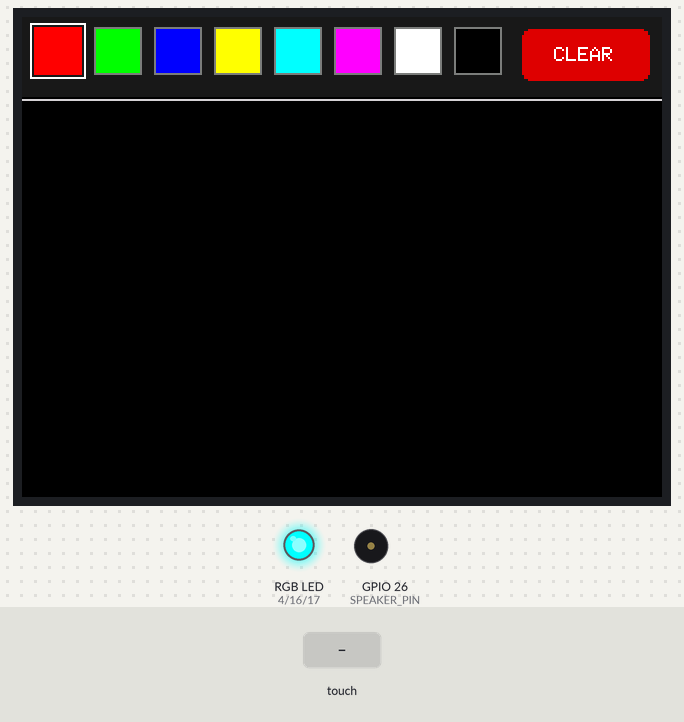
Simulated run of this sketch. Board: ESP32. On the bench: 320×240 colour display, an RGB LED mixed from three pins (HIGH = lit), buzzer (waves = sounding). Inputs (shaded band) come from the test bench.

Above: at 1.4 s.
1.5 s: touch panel pressed at 38 % / 10 % of its raw x / y range
At 2.8 s:
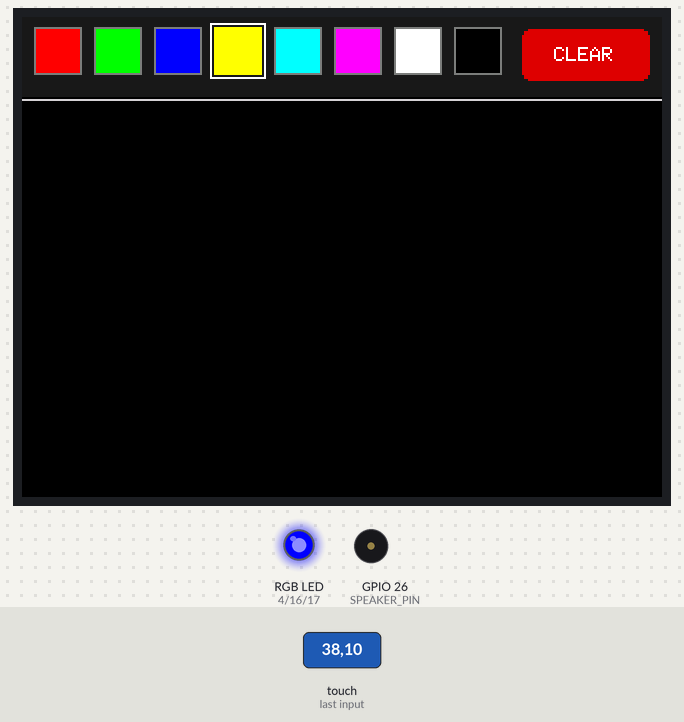
3.2 s: touch panel pressed at 13 % / 30 % of its raw x / y range
4.7 s: touch panel pressed at 13 % / 10 % of its raw x / y range
At 4.87 s:
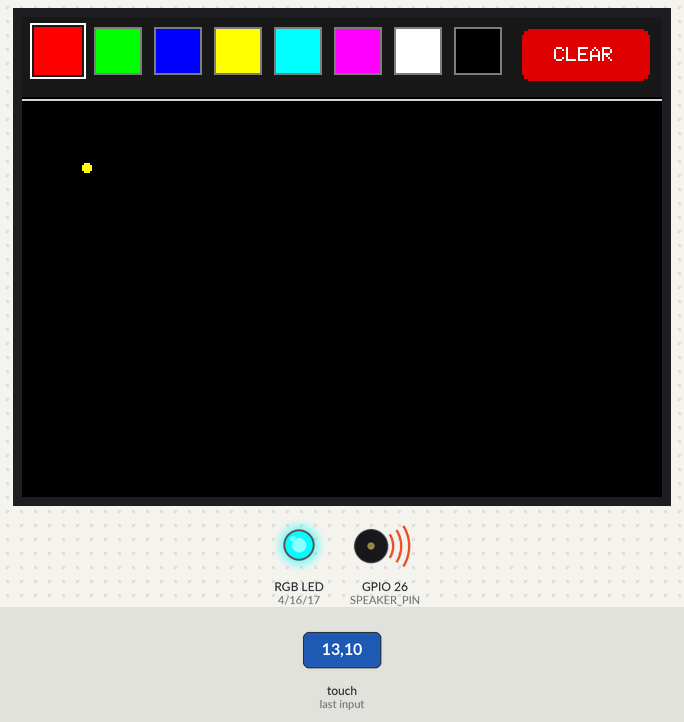
6.4 s: touch panel pressed at 38 % / 30 % of its raw x / y range
At 7.6 s:
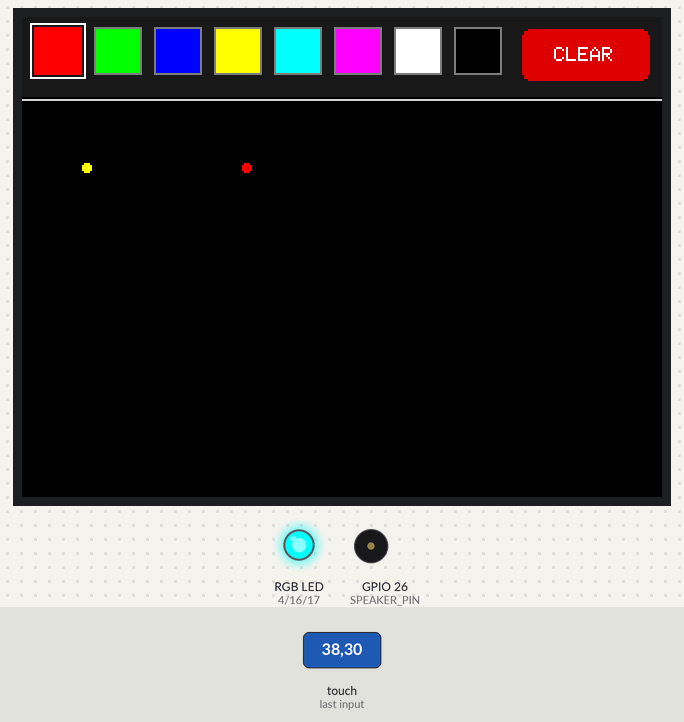
7.9 s: touch panel pressed at 62 % / 10 % of its raw x / y range
At 8.9 s:
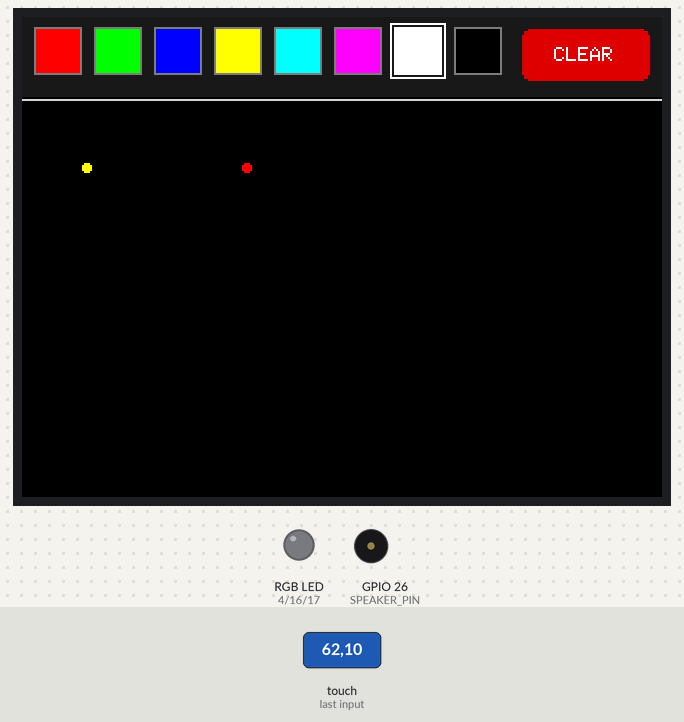
9.6 s: touch panel pressed at 62 % / 30 % of its raw x / y range
Timing chart, 0 to 12.1 s (numbered marks = the images above; inputs shaded):
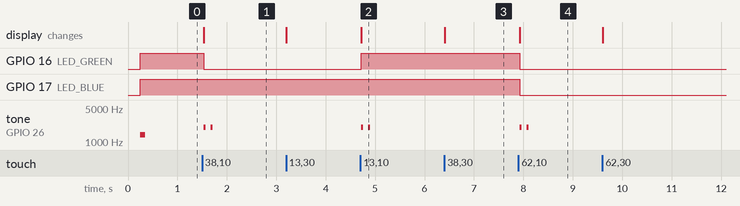

The sketch:

03-touch-paint.ino
```cpp
/**
 * @file 03-touch-paint.ino
 * @brief Touchscreen Drawing Pad & Paint App for Cheap Yellow Display (CYD)
 * @author Tushar Aggarwal (tushar2704)
 * @repository https://github.com/tushar2704/Cheap-Yellow-Display-Community
 *
 * 📺 Follow on YouTube:
 * - Tech & Coding: https://youtube.com/@IamNotIntoTech
 * - 3D Printing & Enclosure: https://youtube.com/@Makerrdesigns
 */

#include <SPI.h>
#include <TFT_eSPI.h>
#include <XPT2046_Touchscreen.h>

// Touch Pins
#define XPT2046_IRQ 36
#define XPT2046_MOSI 13
#define XPT2046_MISO 12
#define XPT2046_CLK 14
#define XPT2046_CS 33

// Indicator & Audio Pins
#define LED_RED 4
#define LED_GREEN 16
#define LED_BLUE 17
#define SPEAKER_PIN 26

// Calibration constants
#define TS_MINX 300
#define TS_MAXX 3800
#define TS_MINY 200
#define TS_MAXY 3700

SPIClass touchSPI(VSPI);
XPT2046_Touchscreen ts(XPT2046_CS, XPT2046_IRQ);
TFT_eSPI tft = TFT_eSPI();

// Color Palette
const uint16_t PALETTE[] = {
  TFT_RED,
  TFT_GREEN,
  TFT_BLUE,
  TFT_YELLOW,
  TFT_CYAN,
  TFT_MAGENTA,
  TFT_WHITE,
  TFT_BLACK // Eraser
};
const int NUM_COLORS = 8;
int currentColorIdx = 0;
uint16_t currentColor = TFT_RED;
int brushRadius = 2; // 1 = Fine, 2 = Medium, 4 = Thick

int lastX = -1;
int lastY = -1;

void setRgbLedColor(uint16_t color) {
  bool r = false, g = false, b = false;
  if (color == TFT_RED) r = true;
  else if (color == TFT_GREEN) g = true;
  else if (color == TFT_BLUE) b = true;
  else if (color == TFT_YELLOW) { r = true; g = true; }
  else if (color == TFT_CYAN) { g = true; b = true; }
  else if (color == TFT_MAGENTA) { r = true; b = true; }
  else if (color == TFT_WHITE) { r = true; g = true; b = true; }

  digitalWrite(LED_RED, r ? LOW : HIGH);
  digitalWrite(LED_GREEN, g ? LOW : HIGH);
  digitalWrite(LED_BLUE, b ? LOW : HIGH);
}

void beep(int freq, int ms) {
  tone(SPEAKER_PIN, freq, ms);
}

void clearCanvas() {
  tft.fillRect(0, 42, 320, 198, TFT_BLACK);
  beep(800, 80);
}

void drawToolBar() {
  // Top Header Bar
  tft.fillRect(0, 0, 320, 40, 0x18C3);

  // Palette Color Swatches
  for (int i = 0; i < NUM_COLORS; ++i) {
    int x = 6 + (i * 30);
    int y = 5;
    tft.fillRect(x, y, 24, 24, PALETTE[i]);
    if (i == currentColorIdx) {
      tft.drawRect(x - 2, y - 2, 28, 28, TFT_WHITE);
    } else {
      tft.drawRect(x, y, 24, 24, TFT_DARKGREY);
    }
  }

  // Clear Canvas Button
  tft.fillRoundRect(250, 6, 64, 26, 4, 0xD800); // Red clear button
  tft.setTextColor(TFT_WHITE, 0xD800);
  tft.setTextSize(1);
  tft.setCursor(266, 15);
  tft.print("CLEAR");

  // Bottom Canvas divider
  tft.drawLine(0, 41, 320, 41, TFT_LIGHTGREY);
}

void setup() {
  Serial.begin(115200);

  pinMode(LED_RED, OUTPUT);
  pinMode(LED_GREEN, OUTPUT);
  pinMode(LED_BLUE, OUTPUT);
  pinMode(SPEAKER_PIN, OUTPUT);

  tft.init();
  tft.setRotation(1);
  tft.fillScreen(TFT_BLACK);

  touchSPI.begin(XPT2046_CLK, XPT2046_MISO, XPT2046_MOSI, XPT2046_CS);
  ts.begin(touchSPI);
  ts.setRotation(1);

  drawToolBar();
  setRgbLedColor(currentColor);
  beep(1400, 100);
}

void loop() {
  if (ts.touched()) {
    TS_Point p = ts.getPoint();
    int x = map(p.x, TS_MINX, TS_MAXX, 0, 320);
    int y = map(p.y, TS_MINY, TS_MAXY, 0, 240);
    x = constrain(x, 0, 319);
    y = constrain(y, 0, 239);

    // Check Toolbar interactions
    if (y < 40) {
      lastX = -1;
      lastY = -1;

      // Check Clear Button
      if (x >= 250) {
        clearCanvas();
        delay(150);
        return;
      }

      // Check Color Swatches
      for (int i = 0; i < NUM_COLORS; ++i) {
        int swatchX = 6 + (i * 30);
        if (x >= swatchX && x <= swatchX + 28) {
          currentColorIdx = i;
          currentColor = PALETTE[i];
          drawToolBar();
          setRgbLedColor(currentColor);
          beep(2000, 40);
          delay(120);
          break;
        }
      }
      return;
    }

    // Inside Drawing Canvas (y >= 42)
    if (y >= 43) {
      if (lastX != -1 && lastY != -1) {
        // Continuous smooth stroke interpolation
        tft.drawLine(lastX, lastY, x, y, currentColor);
        if (brushRadius > 1) {
          tft.drawLine(lastX + 1, lastY, x + 1, y, currentColor);
          tft.drawLine(lastX, lastY + 1, x, y + 1, currentColor);
        }
      } else {
        tft.fillCircle(x, y, brushRadius, currentColor);
      }
      lastX = x;
      lastY = y;
    }
  } else {
    // Pen lifted
    lastX = -1;
    lastY = -1;
  }

  delay(10);
}
```

Measured:
- after the input at 1.5 s, GPIO 16 (LED_GREEN): HIGH → LOW at once; tone on GPIO 26 (SPEAKER_PIN): alternates 2000 Hz for 0.04 s and silent for 0.10 s, 4 changes in all, then stays silent, starting at once; the display: changes at once (image 1)
- after the input at 4.7 s, GPIO 16 (LED_GREEN): LOW → HIGH at once; tone on GPIO 26 (SPEAKER_PIN): alternates 2000 Hz for 0.04 s and silent for 0.10 s, 4 changes in all, then stays silent, starting at once; the display: changes at once (image 2)
- after the input at 6.4 s, the display: changes at once (image 3)
- after the input at 7.9 s, GPIO 16 (LED_GREEN), GPIO 17 (LED_BLUE): HIGH → LOW at once; tone on GPIO 26 (SPEAKER_PIN): alternates 2000 Hz for 0.04 s and silent for 0.10 s, 4 changes in all, then stays silent, starting at once; the display: changes at once (image 4)
